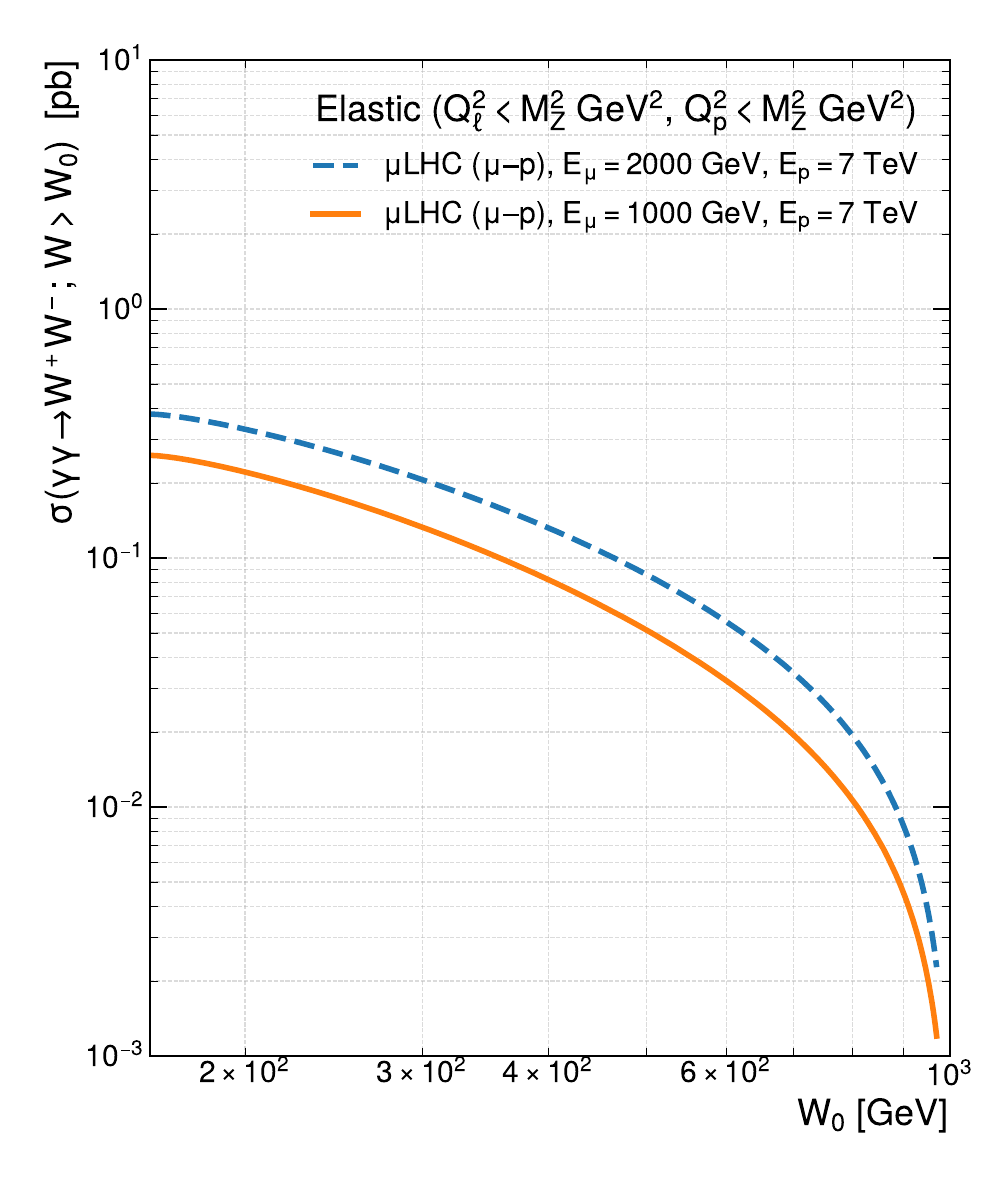

Write the Python code that produced this figure.
#!/usr/bin/env python3
# Compare integrated σ(γγ→W+W−; W>W0) using ELASTIC photon–photon luminosities
# μLHC (μ–p, Eμ=2000 GeV, Ep=7 TeV) vs μLHC (μ–p, Eμ=1000 GeV, Ep=7 TeV)
# Styling matches your WW plot: CMS, 8x9", margins, log–log, xlim(161,1000), ylim(1e-4,1e1).

import numpy as np
import matplotlib.pyplot as plt
import mplhep as hep
from pathlib import Path

hep.style.use("CMS")
# plt.style.use(hep.style.ROOT)


# ----------------------- Inputs -----------------------
f_LHeC  = "Sgg_elastic_mu_El2000_Ep7000_q2lmax_8317_q2pmax_8317.txt"
f_muLHC = "Sgg_elastic_mu_El1000_Ep7000_q2lmax_8317_q2pmax_8317.txt"


def load_sgg(fname):
    arr = np.loadtxt(fname, comments="#")
    W = arr[:,0].astype(float)
    S = arr[:,1].astype(float)
    i = np.argsort(W)
    return W[i], S[i]

W_e,  S_e  = load_sgg(f_LHeC)
W_mu, S_mu = load_sgg(f_muLHC)


# ---------------- γγ → W+W− Born σ(W) in pb ----------------
# PR364-style expression, guarded below threshold (W < 2 mW -> 0).
def cs_ww_W(W):
    W = np.asarray(W, dtype=float)
    mW = 80.379  # GeV
    alpha = 1.0/128.0
    hbarc2 = 0.389  # GeV^2 -> mb
    beta2 = 1.0 - (4.0*mW*mW)/(W*W)
    beta2 = np.where(beta2>0.0, beta2, 0.0)
    beta  = np.sqrt(beta2)

    # Avoid division by zero in the log term near threshold
    with np.errstate(divide='ignore', invalid='ignore'):
        term_log = np.where(beta>0.0, np.log((1.0+beta)/(1.0-beta)), 0.0)

    # σ = π α^2 / W^2 * β * [ -3 (1-β^4)/β ln((1+β)/(1-β)) + 2(22 - 9β^2 + 3β^4)/(1-β^2) ]
    pref  = np.pi * (alpha**2) * hbarc2 * 1e9  # -> pb
    denom = np.where(W>0.0, W*W, np.inf)

    # Protect (1-β^2) in denominator
    one_minus_b2 = np.where(1.0-beta2>0.0, 1.0-beta2, np.nan)

    bracket = (-3.0 * (1.0 - beta**4)/np.where(beta>0.0, beta, np.inf) * term_log
               + 2.0 * (22.0 - 9.0*beta2 + 3.0*beta**4) / one_minus_b2)

    sigma = pref * beta * bracket / denom
    # Below threshold -> 0
    sigma = np.where(W >= 2.0*mW, sigma, 0.0)
    # Clean any tiny NaNs at threshold
    sigma = np.nan_to_num(sigma, nan=0.0, posinf=0.0, neginf=0.0)
    return sigma  # pb

# ---------------- Integrate σ(W>W0) = ∫_{W0}^{Wmax} S(W) * σ_γγ→WW(W) dW ----------------
def integrate_sigma(W, S):
    W = np.asarray(W, float)
    S = np.asarray(S, float)
    i = np.argsort(W)
    W, S = W[i], S[i]
    sig = cs_ww_W(W)             # pb
    integrand = S * sig          # pb / GeV
    n = len(W)
    W0  = np.empty(n-1, float)
    Sig = np.empty(n-1, float)
    acc = 0.0
    for k in range(n-2, -1, -1):
        dW   = W[k+1]-W[k]
        trap = 0.5*(integrand[k]+integrand[k+1])*dW
        acc += trap
        W0[k]  = W[k]
        Sig[k] = acc
    return W0, Sig

W0_e,  Sig_e  = integrate_sigma(W_e,  S_e)
W0_mu, Sig_mu = integrate_sigma(W_mu, S_mu)


# ---------------- Common W0 grid (follow your figure ranges) ----------------
Wmin = max(161.0, W0_e.min(), W0_mu.min())
Wmax = min(1000.0, W0_e.max(), W0_mu.max())
W0_common = np.logspace(np.log10(Wmin), np.log10(Wmax), 500)
Sig_e_i  = np.interp(W0_common, W0_e,  Sig_e)
Sig_mu_i = np.interp(W0_common, W0_mu, Sig_mu)

# ---------------- Save table ----------------
np.savetxt(
    "exact_ww_cross_section_elastic_muLHC5_vs_muLHC7_CMS.txt",
    np.column_stack([W0_common, Sig_e_i, Sig_mu_i]),
    header="W0 [GeV]\tSigma_muLHC@5.3 TeV [pb]\tSigma_muLHC@7.5 TeV [pb]",
    fmt="%.8e", delimiter="\t"
)


# ---------------- Plot (match your JHEP-like style) ----------------
fig, ax = plt.subplots(figsize=(10.0, 12.0))
plt.subplots_adjust(left=0.15, right=0.95, bottom=0.12, top=0.95)


ax.set_xlim(161.0, 1000.0)
ax.set_ylim(1.0e-3, 1.0e+1)


# Solid vs dashed, thick lines—consistent with your plots
ax.loglog(W0_common, Sig_e_i,
          label=r"$\mu$LHC ($\mu$–p), $E_\mu=2000$ GeV, $E_p=7$ TeV",
          linestyle="--", linewidth=4)
ax.loglog(W0_common, Sig_mu_i,
          label=r"$\mu$LHC ($\mu$–p), $E_\mu=1000$ GeV, $E_p=7$ TeV",
          linestyle="solid", linewidth=4)


ax.set_xlabel(r"$W_0$ [GeV]")
ax.set_ylabel(r"$\sigma(\gamma\gamma\to W^+W^-;\, W>W_0)$  [pb]")


# Legend title reflects the elastic caps embedded in your S_γγ files (Q^2_ℓ,p < M_Z^2 GeV^2)
ax.legend(title=r"Elastic ($Q^2_\ell<M_Z^2$ GeV$^2$, $Q^2_p<M_Z^2$ GeV$^2$)", loc="upper right")


ax.grid(True, which="both", linestyle="--", alpha=0.45)


plt.savefig("exact_ww_cross_section_elastic_muLHC5_vs_muLHC7_CMS.pdf")
plt.savefig("exact_ww_cross_section_elastic_muLHC5_vs_muLHC7_CMS.png", dpi=300)
plt.show()
